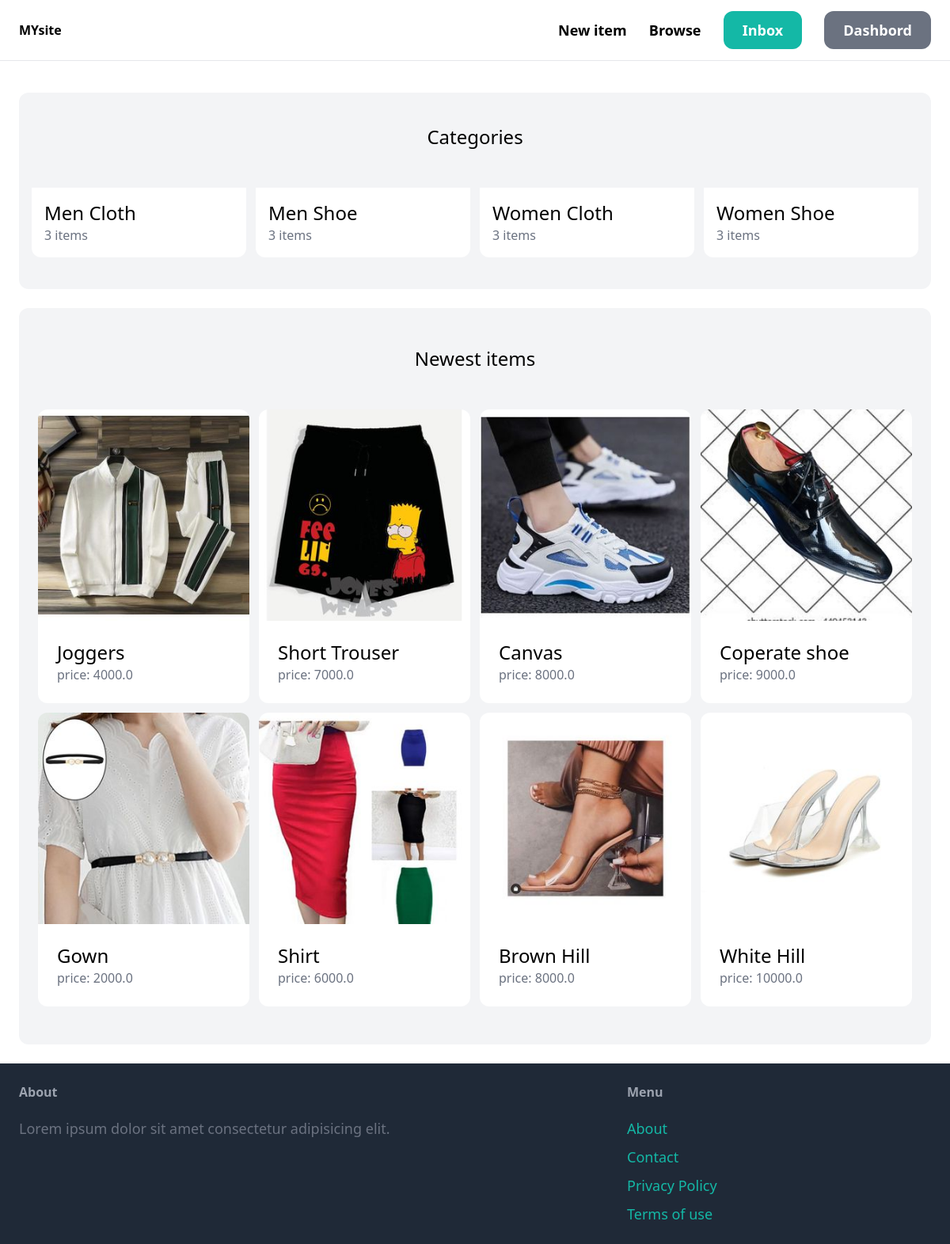
The app's page / (signed in) with its own data.
### item/models.py (models this page shows, shortened)
class Category(models.Model):
    name = models.CharField(max_length=255)
    class Meta:
        ordering = ('name',)
        verbose_name_plural  = 'Categories'

class item(models.Model):
    category = models.ForeignKey(Category, related_name='items', on_delete=models.CASCADE)
    name = models.CharField(max_length=255)
    description = models.TextField(blank=True, null=True)
    price = models.FloatField()
    image = models.ImageField(upload_to='item_images', blank=True, null=True)
    is_sold = models.BooleanField(default=False)
    created_by = models.ForeignKey(User, related_name='items', on_delete=models.CASCADE)
    created_at = models.DateTimeField(auto_now_add=True)

### app/views.py (the view)
# urls.py: path('', views.index, name='index'),
def index(request):
    items = item.objects.filter(is_sold=False)[0:8]
    categories = Category.objects.all()
    return render(request, 'app/index.html', {
        'categories': categories,
        'items': items,
    })

### app/templates/app/index.html (shortened to what this page needs)
{% extends "app/base.html" %}
{% block content %}
<div class="mt-4 px-4 py-10 bg-gray-100 rounded-xl">
    <h2 class="mb-12 text-2xl text-center">Categories</h2>
    <div class="grid grid-cols-4 gap-3">
      {% for category in categories %}
        <div>
          <a href="">
            <div class="p-4 bg-white rounded-b-xl">
              <h2 class="text-2xl">{{ category.name }}</h2>
              <p class="text-gray-500">{{ category.items.count }} items</p>
            </div>
          </a>
        </div>
      {% endfor %}
    </div>
</div>
<div class="mt-6 px-6 py-12 bg-gray-100 rounded-xl">
    <h2 class="mb-12 text-2xl text-center">Newest items</h2>
    <div class="grid grid-cols-4 gap-3">
      {% for item in items %}
        <div>
          <a href="{% url 'item:details' item.id %}">
            <div>
              <img src="{{ item.image.url }}" class="rounded-t-xl" alt="">
            </div>
            <div class="p-6 bg-white rounded-b-xl">
              <h2 class="text-2xl">{{ item.name }}</h2>
              <p class="text-gray-500">price: {{ item.price }}</p>
            </div>
          </a>
        </div>
      {% endfor %}
    </div>
</div>
{% endblock %}

### records on screen
Category: name "Men Cloth", items.count "3"
Category: name "Men Shoe", items.count "3"
Category: name "Women Cloth", items.count "3"
Category: name "Women Shoe", items.count "3"
item: image (picture), name "Joggers", price "4000.0"
item: image (picture), name "Short Trouser", price "7000.0"
item: image (picture), name "Canvas", price "8000.0"
item: image (picture), name "Coperate shoe", price "9000.0"
item: image (picture), name "Gown", price "2000.0"
item: image (picture), name "Shirt", price "6000.0"
item: image (picture), name "Brown Hill", price "8000.0"
item: image (picture), name "White Hill", price "10000.0"
